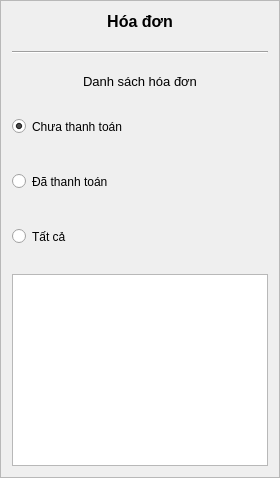
    <widget class="QFrame" name="receipt_frame">
     <property name="frameShape">
      <enum>QFrame::StyledPanel</enum>
     </property>
     <property name="frameShadow">
      <enum>QFrame::Raised</enum>
     </property>
     <layout class="QVBoxLayout" name="verticalLayout_3">
      <property name="spacing">
       <number>20</number>
      </property>
      <item>
       <widget class="QLabel" name="name_label">
        <property name="styleSheet">
         <string notr="true">font-size: 12pt; font-weight: bold;</string>
        </property>
        <property name="text">
         <string>Hóa đơn</string>
        </property>
        <property name="alignment">
         <set>Qt::AlignCenter</set>
        </property>
        <property name="wordWrap">
         <bool>true</bool>
        </property>
       </widget>
      </item>
      <item>
       <widget class="Line" name="line_2">
        <property name="orientation">
         <enum>Qt::Horizontal</enum>
        </property>
       </widget>
      </item>
      <item>
       <widget class="QLabel" name="receiptList_label">
        <property name="styleSheet">
         <string notr="true">font-size: 10pt;</string>
        </property>
        <property name="text">
         <string>Danh sách hóa đơn</string>
        </property>
        <property name="alignment">
         <set>Qt::AlignCenter</set>
        </property>
       </widget>
      </item>
      <item>
       <layout class="QVBoxLayout" name="stateFiltering_verticalLayout">
        <item>
         <widget class="QRadioButton" name="notPaidYet_radioButton">
          <property name="sizePolicy">
           <sizepolicy hsizetype="Minimum" vsizetype="Maximum">
            <horstretch>0</horstretch>
            <verstretch>0</verstretch>
           </sizepolicy>
          </property>
          <property name="minimumSize">
           <size>
            <width>0</width>
            <height>35</height>
           </size>
          </property>
          <property name="text">
           <string>Chưa thanh toán</string>
          </property>
          <property name="checked">
           <bool>true</bool>
          </property>
         </widget>
        </item>
        <item>
         <widget class="QRadioButton" name="paid_radioButton">
          <property name="sizePolicy">
           <sizepolicy hsizetype="Minimum" vsizetype="Maximum">
            <horstretch>0</horstretch>
            <verstretch>0</verstretch>
           </sizepolicy>
          </property>
          <property name="minimumSize">
           <size>
            <width>0</width>
            <height>35</height>
           </size>
          </property>
          <property name="text">
           <string>Đã thanh toán</string>
          </property>
         </widget>
        </item>
        <item>
         <widget class="QRadioButton" name="allReceipts_radioButton">
          <property name="sizePolicy">
           <sizepolicy hsizetype="Minimum" vsizetype="Maximum">
            <horstretch>0</horstretch>
            <verstretch>0</verstretch>
           </sizepolicy>
          </property>
          <property name="minimumSize">
           <size>
            <width>0</width>
            <height>35</height>
           </size>
          </property>
          <property name="text">
           <string>Tất cả</string>
          </property>
         </widget>
        </item>
       </layout>
      </item>
      <item>
       <widget class="QListView" name="receipt_listView">
        <property name="spacing">
         <number>5</number>
        </property>
       </widget>
      </item>
     </layout>
    </widget>
